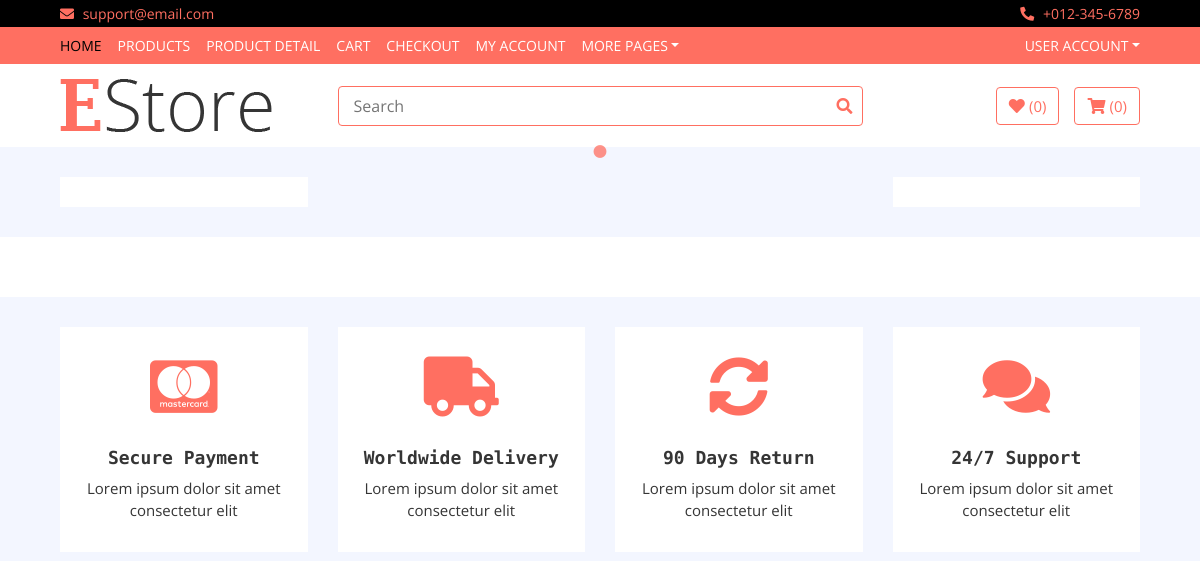
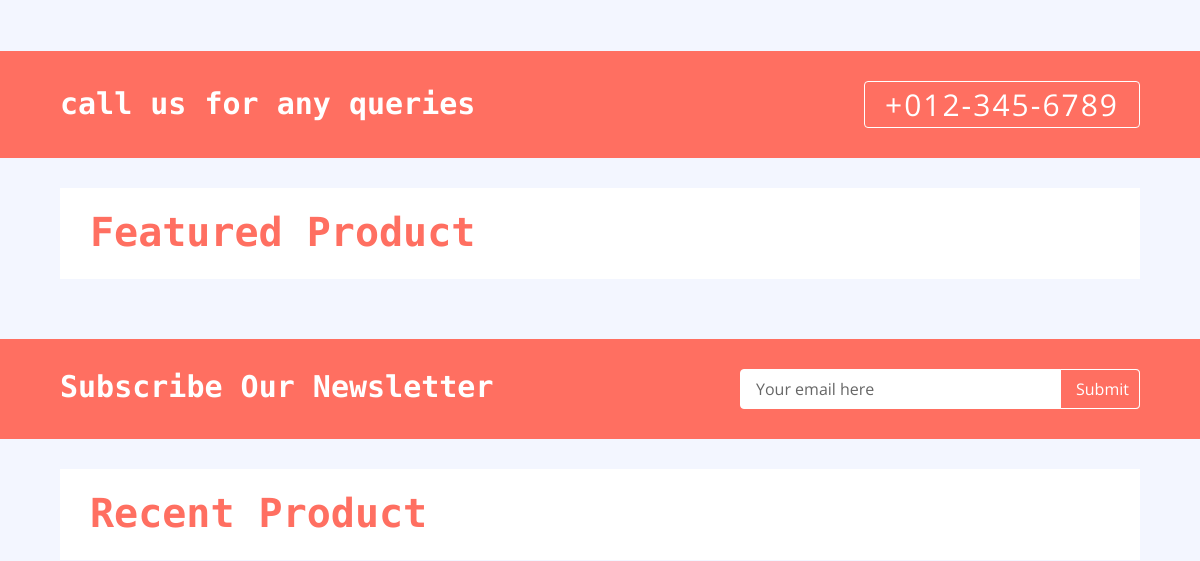
/ (upper part), run on an earlier commit of the app's database (2 pictures, top to bottom).
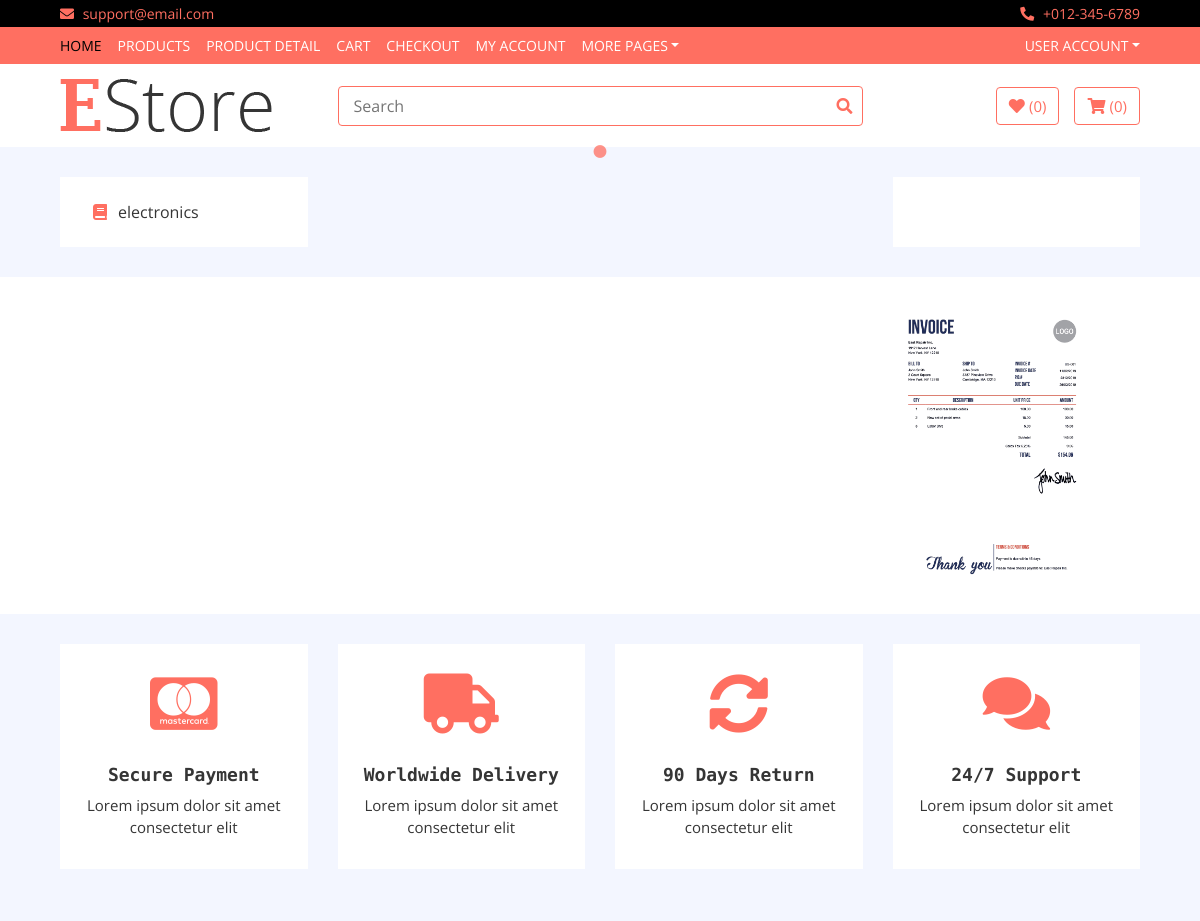
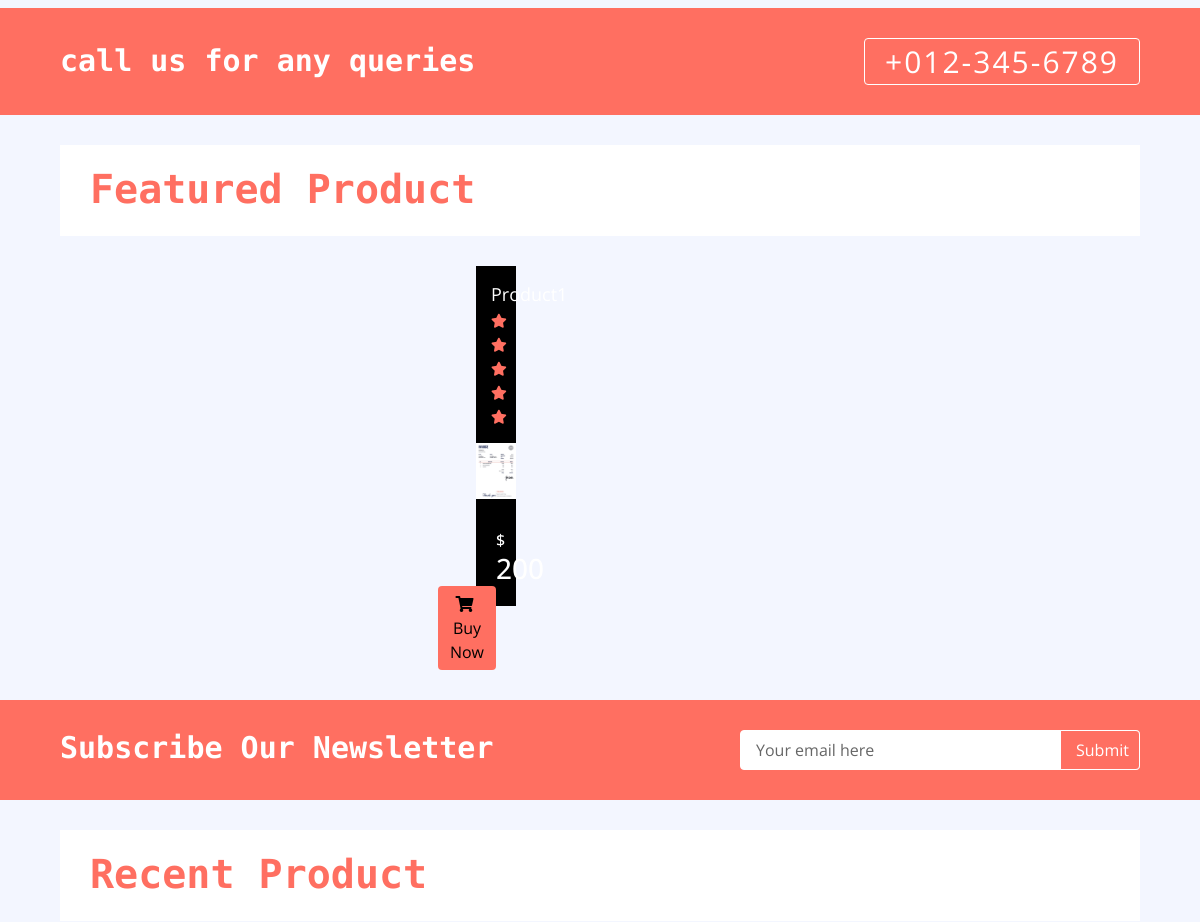
And on a later commit of the database (2 pictures, top to bottom).
### home/models.py (models this page shows, shortened)
class Category(models.Model):
    name = models.CharField(max_length=400)
    logo = models.CharField(max_length=300)
    slug = models.CharField(max_length=400)

class Brand(models.Model):
    name = models.CharField(max_length=400)
    image = models.ImageField(upload_to='media')
    slug = models.CharField(max_length=400)

class Product(models.Model):
    name = models.CharField(max_length=400)
    slug = models.CharField(max_length=500)
    image = models.ImageField(upload_to='media')
    price = models.IntegerField()
    discounted_price = models.IntegerField(default = 0)
    category = models.ForeignKey(Category,on_delete = models.CASCADE)
    subcategory = models.ForeignKey(SubCategory, on_delete=models.CASCADE)
    brand = models.ForeignKey(Brand, on_delete=models.CASCADE)
    stock = models.CharField(max_length=100,choices=STOCK)
    labels = models.CharField(max_length=100,choices =LABELS )
    description = models.TextField(blank = True)
    specification = models.TextField(blank = True)

### home/views.py (the view)
# urls.py: path('', HomeView.as_view(), name='home'),
class HomeView(BaseView):
    def get(self,request):
        self.context
        self.context['subcategories'] = SubCategory.objects.all()
        self.context['sliders'] = Slider.objects.all()
        self.context['ads'] = Ad.objects.all()
        self.context['hots'] = Product.objects.filter(labels = 'hot')
        self.context['news'] = Product.objects.filter(labels='news')
        self.context['reviews'] = Reviews.objects.all()
        return render(request,'index.html',self.context)

### templates/index.html (shortened to what the changed rows need)
{% extends 'base.html' %}
{% load static %}
{% block content %}
        <div class="header">
            <div class="container-fluid">
                <div class="row">
                    <div class="col-md-3">
                        <nav class="navbar bg-light">
                            <ul class="navbar-nav">
                                {% for cat in categories %}
                                <li class="nav-item">
                                    <a class="nav-link" href="/category/{{cat.slug}}"><i class="fa fa-{{cat.logo}}"></i>{{cat.name}}</a>
                                </li>
                                {% endfor %}
                            </ul>
                        </nav>
                    </div>
                </div>
            </div>
        </div>
        <div class="brand">
            <div class="container-fluid">
                <div class="brand-slider">
                    {% for brand in brands %}
                    <div class="brand-item"><img src="{{brand.image.url}}" alt=""></div>
                    {% endfor %}
                </div>
            </div>
        </div>
        <div class="feature">
            <div class="container-fluid">
                <div class="row align-items-center">
                    <div class="col-lg-3 col-md-6 feature-col">
                        <div class="feature-content">
                            <h2>Secure Payment</h2>
                        </div>
                    </div>
                    <div class="col-lg-3 col-md-6 feature-col">
                        <div class="feature-content">
                            <h2>Worldwide Delivery</h2>
                        </div>
                    </div>
                    <div class="col-lg-3 col-md-6 feature-col">
                        <div class="feature-content">
                            <h2>90 Days Return</h2>
                        </div>
                    </div>
                    <div class="col-lg-3 col-md-6 feature-col">
                        <div class="feature-content">
                            <h2>24/7 Support</h2>
                        </div>
                    </div>
                </div>
            </div>
        </div>
        <div class="call-to-action">
            <div class="container-fluid">
                <div class="row align-items-center">
                    <div class="col-md-6">
                        <h1>call us for any queries</h1>
                    </div>
                </div>
            </div>
        </div>
        <div class="featured-product product">
            <div class="container-fluid">
                <div class="section-header">
                    <h1>Featured Product</h1>
                </div>
                <div class="row align-items-center product-slider product-slider-4">
                    {% for hot in hots %}
                    <div class="col-lg-3">
                        <div class="product-item">
                            <div class="product-title">
                                <a href="/product-details/{{hot.slug}}">{{hot.name}}</a>
                                <div class="ratting">
                                    <i class="fa fa-star"></i>
                                    <i class="fa fa-star"></i>
                                    <i class="fa fa-star"></i>
                                    <i class="fa fa-star"></i>
                                    <i class="fa fa-star"></i>
                                </div>
                            </div>
                            <div class="product-image">
                                <a href="/product-details/{{hot.slug}}">
                                    <img src="{{hot.image.url}}" alt="Product Image">
                                </a>
                            </div>
                            <div class="product-price">
                                <h3><span>$</span>{% if hot.discounted_price > 0 %}
                                {{hot.discounted_price}}
                                {% else %}
                                {{hot.price}}
                                {% endif %}</h3>
                                <a class="btn" href=""><i class="fa fa-shopping-cart"></i>Buy Now</a>
                            </div>
                        </div>
                    </div>
                    {% endfor %}
                </div>
            </div>
        </div>
        <div class="newsletter">
            <div class="container-fluid">
                <div class="row">
                    <div class="col-md-6">
                        <h1>Subscribe Our Newsletter</h1>
                    </div>
                </div>
            </div>
        </div>
        <div class="recent-product product">
            <div class="container-fluid">
                <div class="section-header">
                    <h1>Recent Product</h1>
                </div>
            </div>
        </div>
{% endblock %}

What changed in the data, as far as the page shows it:
added Category: name "electronics"
added Brand: image (picture)
added Product: name "Product1", image (picture), price "200"
